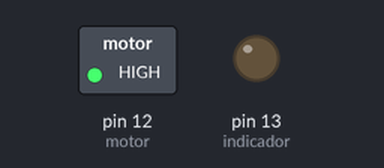
A sketch run on a simulated Arduino Uno, built with avr-gcc and run on an emulated ATmega328P. Shown: switched loads named in the sketch (green lamp = pin HIGH), output pins drawn as LEDs (lit = HIGH). What the sketch prints to the serial monitor is not drawn.

Above: at 0.1 s.
Timing chart, 0 to 1.6 s (numbered marks = the images above):
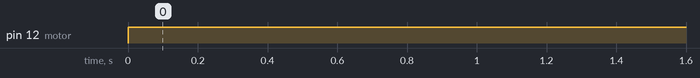

The sketch:

Termostato_DS18B20.ino
```cpp
// http://playground.arduino.cc/Learning/OneWire
#include <OneWire.h>

// DS18S20 Temperature chip i/o
OneWire ds(9);  // on pin 10
const int motor = 12;
const int indicador = 13;
int ligado = 1;
long counter = 0;
int first = 1;
int lastSignBit;
int lastTemperature;

void setup(void) { // initialize inputs/outputs & start serial port
  Serial.begin(9600);
  pinMode (motor, OUTPUT);
  pinMode (indicador, OUTPUT);
}


void loop(void){
  Serial.println("motor ligado");
  digitalWrite (motor, HIGH);
  delay(900000);
  Serial.println("motor desligado");
  digitalWrite (motor, LOW);
  delay(2700000);
}
// First off, you need to define some variables, (put right under loop() above)
int HighByte, LowByte, TReading, SignBit, Tc_100, Temperatura, Fract;
void loop2(void) {
  counter++;
  Serial.println(counter);
  byte i;
  byte present = 0;
  byte data[12];
  byte addr[8];
  ds.reset_search();
  if ( !ds.search(addr)) {
      //Serial.print("No more addresses.\n");
      if (ligado == 0 && ( lastSignBit != -32768 && lastTemperature >= 2 ) ){
        Serial.print("No more addresses.\n");
        Serial.print("motor ligado.\n");
        Serial.print("ultima temp: ");
        Serial.println(lastTemperature);
        digitalWrite (motor, HIGH);
        ligado = 1;
      }
      ds.reset_search();
      return;
  }
  ligado = 0;
  if ( OneWire::crc8( addr, 7) != addr[7] ) {
      Serial.print("CRC is not valid!\n");
      if (ligado == 0 && ( lastSignBit != -32768 && lastTemperature >= 2 )){
        Serial.print("motor ligado.\n");
        digitalWrite (motor, HIGH);
        ligado = 1;
      }
      return;
  }

  ds.reset();
  ds.select(addr);
  ds.write(0x44,1);         // start conversion, with parasite power on at the end

  delay(1000);     // maybe 750ms is enough, maybe not
  // we might do a ds.depower() here, but the reset will take care of it.

  present = ds.reset();
  ds.select(addr);
  ds.write(0xBE);         // Read Scratchpad

  for ( i = 0; i < 9; i++) {           // we need 9 bytes
    data[i] = ds.read();
  }
  LowByte = data[0];
  HighByte = data[1];
  TReading = (HighByte << 8) + LowByte;
  SignBit = TReading & 0x8000;  // test most sig bit
  if (SignBit) // negative
  {
    TReading = (TReading ^ 0xffff) + 1; // 2's comp
  }
  Tc_100 = (6 * TReading) + TReading / 4; // multiply by (100 * 0.0625) or 6.25

  Temperatura = Tc_100 / 100;  // separate off the whole and fractional portions
  Fract = Tc_100 % 100;
//  AQUI TENHO A ESCRITA DA TEMPERATURA!!!!!
  if (SignBit) // If its negative
  {
     Serial.print("-");
  }
  Serial.print(Temperatura);
  Serial.print(".");
  if (Fract < 10)
  {
     Serial.print("0");
  }
  Serial.print(Fract);
  Serial.print("\n");
//  OPERAÇÃO COM MOTOR

  if (SignBit != -32768 && Temperatura >= 2){ // compara se a temperatura é + ou - e compara com temperatura máxima precetada
   digitalWrite (motor, HIGH);
  }
  else if (SignBit == -32768 && Temperatura >= 15) { // compara se a temperatura é + ou - e compara com temperatura mínima precetada
   digitalWrite (motor, LOW);
  }
  lastSignBit = SignBit;
  lastTemperature = Temperatura;
}
```

Measured:
- by itself, pin 12 (motor): LOW → HIGH at 0.00 s
